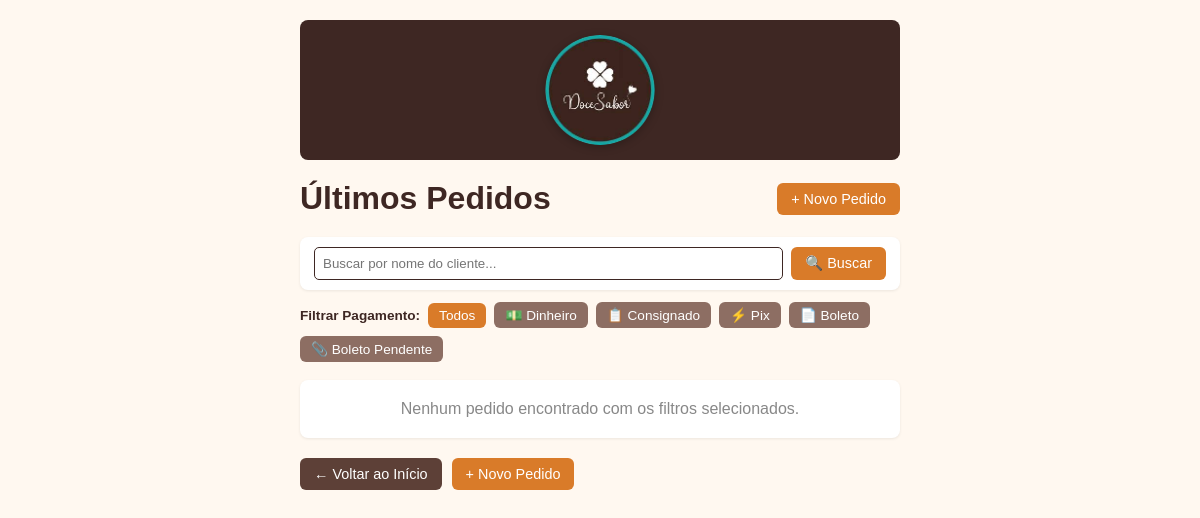
The app's page /ultimos-pedidos/, older data.
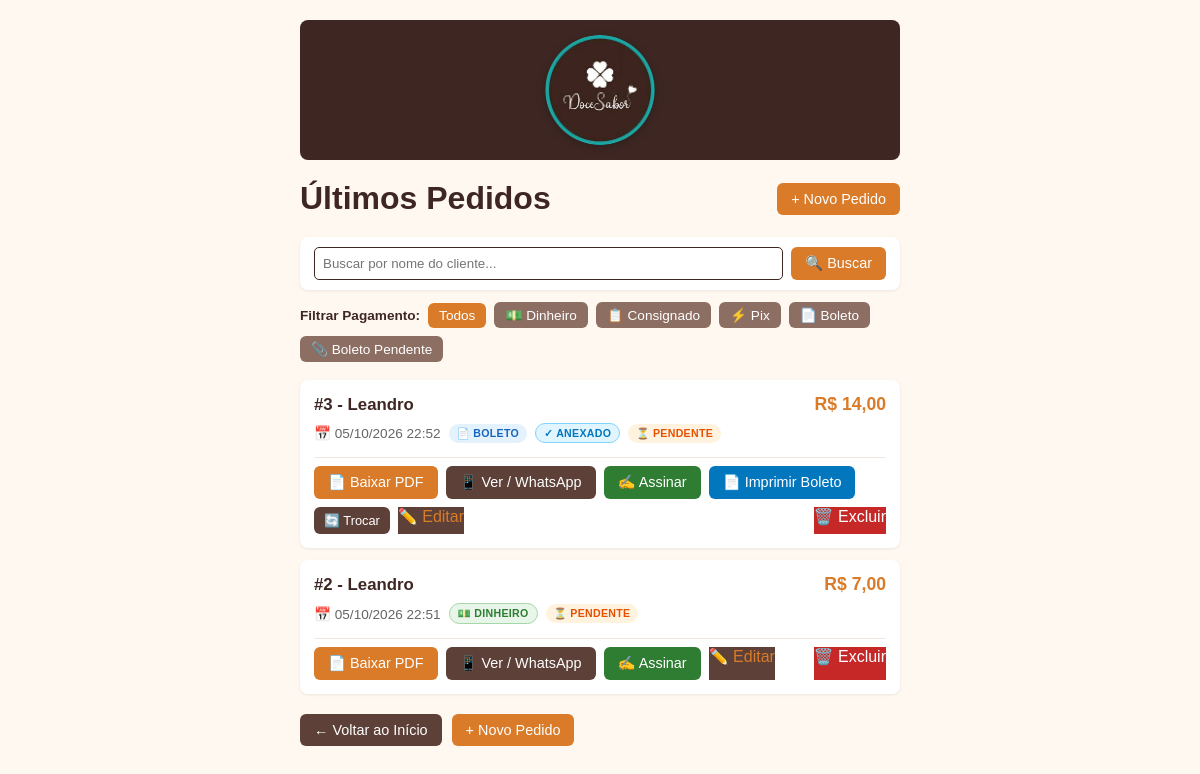
The same page, newer data.
### pedidos/models.py (models this page shows, shortened)
class Pedido(models.Model):
    client = models.ForeignKey(Cliente, on_delete=models.CASCADE)
    forma_pagamento = models.CharField(max_length=20, choices=FORMAS_PAGAMENTO, default='DINHEIRO')
    boleto = models.BooleanField(default=False)
    boleto_arquivo = models.FileField(upload_to='boletos/', blank=True, null=True)
    assinatura = models.TextField(blank=True, null=True)
    data_criacao = models.DateTimeField(default=timezone.now)
    @property
    def total(self):
        return sum(item.produto.price * item.quantity for item in self.itempedido_set.all())
    @property
    def esta_assinado(self):
        return bool(self.assinatura)

class Cliente(models.Model):
    name = models.CharField(max_length=50)

class ItemPedido(models.Model):
    pedido = models.ForeignKey(Pedido, on_delete=models.CASCADE)
    produto = models.ForeignKey(Produto, on_delete=models.CASCADE)
    quantity = models.IntegerField()

class Produto(models.Model):
    name = models.CharField(max_length=100)
    price = models.FloatField()

### pedidos/views.py (the view)
# urls.py: path('ultimos-pedidos/', views.ultimos_pedidos, name='ultimos_pedidos'),
def ultimos_pedidos(request):
    busca = request.GET.get('busca', '').strip()
    pagamento = request.GET.get('pagamento', 'TODOS').upper()
    pedidos = Pedido.objects.select_related('client').prefetch_related('itempedido_set__produto').order_by('-data_criacao', '-id')
    if busca:
        pedidos = pedidos.filter(client__name__icontains=busca)
    if pagamento in ['DINHEIRO', 'CONSIGNADO', 'PIX', 'BOLETO']:
        pedidos = pedidos.filter(forma_pagamento=pagamento)
    elif pagamento == 'BOLETO_PENDENTE':
        pedidos = pedidos.filter(forma_pagamento='BOLETO').filter(Q(boleto_arquivo__isnull=True) | Q(boleto_arquivo=''))
    elif pagamento == 'BOLETO_ANEXADO':
        pedidos = pedidos.filter(forma_pagamento='BOLETO').exclude(Q(boleto_arquivo__isnull=True) | Q(boleto_arquivo=''))
    paginator = Paginator(pedidos, 10)
    page_number = request.GET.get('page', 1)
    pedidos_page = paginator.get_page(page_number)
    return render(request, 'pedidos/ultimos_pedidos.html', {
        'pedidos': pedidos_page,
        'busca': busca,
        'pagamento': pagamento,
    })

### pedidos/templates/pedidos/ultimos_pedidos.html (shortened to what this page needs)
{% extends 'pedidos/base.html' %}
{% block content %}
<div style="display: flex; justify-content: space-between; align-items: center; margin-bottom: 20px;">
    <h1 style="margin: 0;">Últimos Pedidos</h1>
    <a href="{% url 'criar_pedido' %}" class="btn">+ Novo Pedido</a>
</div>
<form method="GET" action="{% url 'ultimos_pedidos' %}" style="margin-bottom: 12px; padding: 10px 14px; display: flex; gap: 8px; align-items: center;">
    <input type="text" name="busca" value="{{ busca }}" placeholder="Buscar por nome do cliente..." style="flex: 1; margin-bottom: 0;">
    <button type="submit" style="white-space: nowrap;">🔍 Buscar</button>
</form>
<div style="display: flex; flex-wrap: wrap; gap: 8px; margin-bottom: 18px; align-items: center;">
    <span style="font-weight: bold; font-size: 0.85em; color: var(--marrom-cafe);">Filtrar Pagamento:</span>
    <a href="?busca={{ busca }}&pagamento=TODOS" class="btn" style="padding: 5px 11px; font-size: 0.85em; {% if pagamento == 'TODOS' or not pagamento %}background-color: var(--laranja);{% else %}background-color: #8D6E63;{% endif %}">Todos</a>
    <a href="?busca={{ busca }}&pagamento=DINHEIRO" class="btn" style="padding: 5px 11px; font-size: 0.85em; {% if pagamento == 'DINHEIRO' %}background-color: var(--laranja);{% else %}background-color: #8D6E63;{% endif %}">💵 Dinheiro</a>
    <a href="?busca={{ busca }}&pagamento=CONSIGNADO" class="btn" style="padding: 5px 11px; font-size: 0.85em; {% if pagamento == 'CONSIGNADO' %}background-color: var(--laranja);{% else %}background-color: #8D6E63;{% endif %}">📋 Consignado</a>
    <a href="?busca={{ busca }}&pagamento=PIX" class="btn" style="padding: 5px 11px; font-size: 0.85em; {% if pagamento == 'PIX' %}background-color: var(--laranja);{% else %}background-color: #8D6E63;{% endif %}">⚡ Pix</a>
    <a href="?busca={{ busca }}&pagamento=BOLETO" class="btn" style="padding: 5px 11px; font-size: 0.85em; {% if pagamento == 'BOLETO' %}background-color: var(--laranja);{% else %}background-color: #8D6E63;{% endif %}">📄 Boleto</a>
    <a href="?busca={{ busca }}&pagamento=BOLETO_PENDENTE" class="btn" style="padding: 5px 11px; font-size: 0.85em; {% if pagamento == 'BOLETO_PENDENTE' %}background-color: #E65100; font-weight: bold;{% else %}background-color: #8D6E63;{% endif %}" title="Boletos que ainda faltam ser anexados">📎 Boleto Pendente</a>
</div>
<ul>
{% for pedido in pedidos %}
    <li class="pedido-card">
        <div class="pedido-top">
            <span class="pedido-cliente">#{{ pedido.id }} - {{ pedido.client.name }}</span>
            <span class="pedido-total">R$ {{ pedido.total|floatformat:2 }}</span>
        </div>
        <div class="pedido-meta">
            <span>📅 {{ pedido.data_criacao|date:"d/m/Y H:i" }}</span>
            {% if pedido.forma_pagamento == 'DINHEIRO' %}
                <span class="badge" style="background-color: #E8F5E9; color: #2E7D32; border: 1px solid #A5D6A7;">💵 Dinheiro</span>
            {% elif pedido.forma_pagamento == 'CONSIGNADO' %}
                <span class="badge" style="background-color: #EDE7F6; color: #512DA8; border: 1px solid #D1C4E9;">📋 Consignado</span>
            {% elif pedido.forma_pagamento == 'PIX' %}
                <span class="badge" style="background-color: #E0F2F1; color: #00796B; border: 1px solid #80CBC4;">⚡ Pix</span>
            {% elif pedido.forma_pagamento == 'BOLETO' or pedido.boleto %}
                <span class="badge badge-boleto">📄 Boleto</span>
                {% if pedido.boleto_arquivo %}
                    <span class="badge" style="background-color: #E1F5FE; color: #0277BD; border: 1px solid #81D4FA;">✓ Anexado</span>
                {% else %}
                    <span class="badge" style="background-color: #FFF3E0; color: #E65100; border: 1px solid #FFCC80;">⚠️ Pendente anexo</span>
                {% endif %}
            {% else %}
                <span class="badge badge-sem-boleto">Sem boleto</span>
            {% endif %}
            {% if pedido.esta_assinado %}
                <span class="badge badge-assinado">✓ Assinado</span>
            {% else %}
                <span class="badge badge-pendente">⏳ Pendente</span>
            {% endif %}
        </div>
        <div class="pedido-acoes">
            <a href="{% url 'gerar_pdf' pedido.id %}" target="_blank" class="btn">📄 Baixar PDF</a>
            <a href="{% url 'pedido_pronto' pedido.id %}" class="btn btn-secondary">📱 Ver / WhatsApp</a>
            {% if not pedido.esta_assinado %}
                <a href="{% url 'assinar_pedido' pedido.id %}" class="btn btn-success">✍️ Assinar</a>
            {% endif %}
            {% if pedido.boleto %}
                {% if pedido.boleto_arquivo %}
                    <a href="{{ pedido.boleto_arquivo.url }}" target="_blank" class="btn" style="background-color: #0277BD;" title="Abrir e imprimir boleto">📄 Imprimir Boleto</a>
                    <button type="button" class="btn btn-secondary" style="font-size: 0.8em; padding: 6px 10px;" title="Substituir boleto" onclick="toggleUpload('upload-{{ pedido.id }}')">🔄 Trocar</button>
                {% else %}
                    <button type="button" class="btn" style="background-color: #E65100;" title="Enviar o arquivo do boleto bancário" onclick="toggleUpload('upload-{{ pedido.id }}')">📎 Enviar Boleto</button>
                {% endif %}
            {% endif %}
            <a href="{% url 'editar_pedido' pedido.id %}" class="btn-secondary" title="Alterar itens, data ou pagamento">✏️ Editar</a>
            <a href="{% url 'excluir_pedido' pedido.id %}" onclick="return confirm('Deseja realmente excluir o Pedido #{{ pedido.id }} de {{ pedido.client.name }}?');" class="btn-danger" style="margin-left: auto;" title="Excluir pedido">🗑️ Excluir</a>
        </div>
    </li>
{% empty %}
    {% if busca or pagamento != 'todos' %}
        <li style="justify-content: center; color: #888; padding: 20px;">Nenhum pedido encontrado com os filtros selecionados.</li>
    {% else %}
        <li style="justify-content: center; color: #888; padding: 20px;">Nenhum pedido cadastrado ainda.</li>
    {% endif %}
{% endfor %}
</ul>
<div style="margin-top: 20px; display: flex; gap: 10px;">
    <a href="{% url 'home' %}" class="btn btn-secondary">← Voltar ao Início</a>
    <a href="{% url 'criar_pedido' %}" class="btn">+ Novo Pedido</a>
</div>
{% endblock %}

### pedidos/templates/pedidos/base.html (shortened to what this page needs)
{% load static %}
<!DOCTYPE html>
<html lang="pt-br">
<head>
</head>
<body>
    <header>
        <a href="{% url 'home' %}" style="display: inline-block;" title="Doce Sabor - Início">
            <img src="{% static 'pedidos/img/logo.png' %}" alt="Doce Sabor" style="max-height: 110px; width: auto; border-radius: 50%; box-shadow: 0 2px 8px rgba(0,0,0,0.25); vertical-align: middle;">
        </a>
    </header>
    {% block content %}
    {% endblock %}
</body>
</html>

### pedidos/templates/pedidos/base.html (style rules this page uses)
:root { --marrom-cafe: #3E2723; --creme: #FFF8F0; --laranja: #D97B29; }
body { background-color: var(--creme); font-family: Arial, sans-serif; max-width: 600px; margin: 0 auto; padding: 20px; }
h1 { color: var(--marrom-cafe); }
button, .btn, a.btn { background-color: var(--laranja); color: white; border: none; padding: 8px 14px; border-radius: 6px; cursor: pointer; text-decoration: none; display: inline-flex; align-items: center; gap: 6px; font-size: 0.9em; font-weight: 500; transition: background-color 0.2s, transform 0.1s; }
.btn-secondary, a.btn-secondary { background-color: #5D4037; }
.btn-success, a.btn-success { background-color: #2E7D32; }
.btn-danger, a.btn-danger { background-color: #C62828; color: white; }
a { color: var(--laranja); text-decoration: none; }
input, select { padding: 8px; border: 1px solid var(--marrom-cafe); border-radius: 5px; margin-bottom: 10px; }
header { background-color: var(--marrom-cafe); color: var(--creme); padding: 15px; text-align: center; margin-bottom: 20px; border-radius: 8px; }
ul { padding: 0; margin: 0 0 20px 0; }
li { list-style: none; background-color: white; padding: 12px 15px; margin-bottom: 8px; border-radius: 8px; box-shadow: 0 1px 3px rgba(0,0,0,0.08); display: flex; justify-content: space-between; align-items: center; }
form { background-color: white; padding: 15px; border-radius: 8px; box-shadow: 0 1px 3px rgba(0,0,0,0.08); margin-bottom: 20px; display: flex; flex-wrap: wrap; gap: 10px; align-items: center; }
.badge { display: inline-block; padding: 3px 8px; font-size: 0.78em; font-weight: 600; border-radius: 12px; text-transform: uppercase; letter-spacing: 0.3px; }
.badge-pendente { background-color: #FFF3E0; color: #E65100; }
.badge-boleto { background-color: #E3F2FD; color: #1565C0; }
.pedido-card { display: flex; flex-direction: column; gap: 8px; align-items: stretch; padding: 14px; margin-bottom: 12px; }
.pedido-top { display: flex; justify-content: space-between; align-items: center; }
.pedido-cliente { font-size: 1.05em; font-weight: bold; color: var(--marrom-cafe); }
.pedido-total { font-size: 1.1em; font-weight: bold; color: var(--laranja); }
.pedido-meta { display: flex; flex-wrap: wrap; align-items: center; gap: 8px; font-size: 0.85em; color: #666; }
.pedido-acoes { display: flex; flex-wrap: wrap; gap: 8px; margin-top: 6px; padding-top: 8px; border-top: 1px solid #f0e8e0; }

Row changes from the older to the newer data that the page shows:
added Pedido: id "3", client.name "Leandro", total "14,00", data_criacao "05/10/2026 22:52", forma_pagamento "📄 BOLETO", shows "⏳ PENDENTE", shows "✍️ Assinar"
added Pedido: id "2", client.name "Leandro", total "7,00", data_criacao "05/10/2026 22:51", forma_pagamento "💵 DINHEIRO", shows "⏳ PENDENTE", shows "✍️ Assinar"
Text that changed along with them:
text no longer shown: "Nenhum pedido encontrado com os filtros selecionados."
